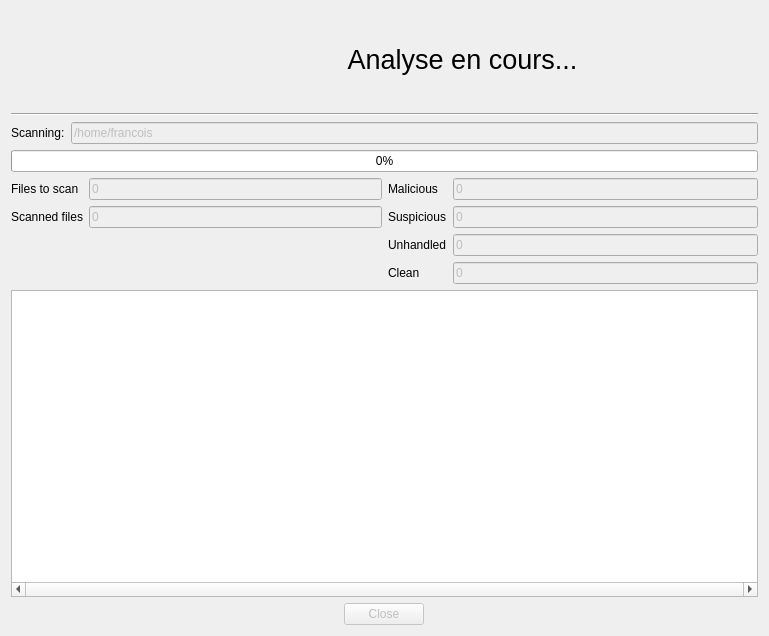
<?xml version="1.0" encoding="UTF-8"?>
<ui version="4.0">
 <class>ScanWidget</class>
 <widget class="QWidget" name="ScanWidget">
  <property name="enabled">
   <bool>true</bool>
  </property>
  <property name="geometry">
   <rect>
    <x>0</x>
    <y>0</y>
    <width>769</width>
    <height>636</height>
   </rect>
  </property>
  <property name="sizePolicy">
   <sizepolicy hsizetype="Fixed" vsizetype="Fixed">
    <horstretch>0</horstretch>
    <verstretch>0</verstretch>
   </sizepolicy>
  </property>
  <property name="windowTitle">
   <string>Analyse en cours...</string>
  </property>
  <property name="windowIcon">
   <iconset resource="../uhuru.qrc">
    <normaloff>:/icons/uhuru.svg</normaloff>:/icons/uhuru.svg</iconset>
  </property>
  <layout class="QVBoxLayout" name="verticalLayout_2">
   <item>
    <layout class="QVBoxLayout" name="verticalLayout">
     <property name="leftMargin">
      <number>0</number>
     </property>
     <property name="topMargin">
      <number>0</number>
     </property>
     <item>
      <layout class="QHBoxLayout" name="horizontalLayout_4">
       <item>
        <widget class="QLabel" name="label_10">
         <property name="sizePolicy">
          <sizepolicy hsizetype="Fixed" vsizetype="Fixed">
           <horstretch>0</horstretch>
           <verstretch>0</verstretch>
          </sizepolicy>
         </property>
         <property name="minimumSize">
          <size>
           <width>96</width>
           <height>96</height>
          </size>
         </property>
         <property name="maximumSize">
          <size>
           <width>150</width>
           <height>150</height>
          </size>
         </property>
         <property name="sizeIncrement">
          <size>
           <width>1</width>
           <height>1</height>
          </size>
         </property>
         <property name="baseSize">
          <size>
           <width>96</width>
           <height>96</height>
          </size>
         </property>
         <property name="autoFillBackground">
          <bool>false</bool>
         </property>
         <property name="styleSheet">
          <string notr="true">image: url(:/images/uhuru_am.png);</string>
         </property>
         <property name="text">
          <string/>
         </property>
         <property name="pixmap">
          <pixmap resource="../uhuru.qrc">:/images/uhuru_am.png</pixmap>
         </property>
         <property name="scaledContents">
          <bool>true</bool>
         </property>
         <property name="alignment">
          <set>Qt::AlignCenter</set>
         </property>
         <property name="wordWrap">
          <bool>false</bool>
         </property>
        </widget>
       </item>
       <item>
        <layout class="QVBoxLayout" name="verticalLayout_3">
         <item>
          <widget class="QLabel" name="label_5">
           <property name="font">
            <font>
             <pointsize>20</pointsize>
            </font>
           </property>
           <property name="text">
            <string>Analyse en cours...</string>
           </property>
           <property name="alignment">
            <set>Qt::AlignCenter</set>
           </property>
          </widget>
         </item>
        </layout>
       </item>
      </layout>
     </item>
     <item>
      <widget class="Line" name="line">
       <property name="orientation">
        <enum>Qt::Horizontal</enum>
       </property>
      </widget>
     </item>
     <item>
      <layout class="QHBoxLayout" name="horizontalLayout">
       <property name="sizeConstraint">
        <enum>QLayout::SetMinimumSize</enum>
       </property>
       <item>
        <widget class="QLabel" name="label">
         <property name="text">
          <string>&lt;html&gt;&lt;head/&gt;&lt;body&gt;&lt;p&gt;Scanning:&lt;/p&gt;&lt;/body&gt;&lt;/html&gt;</string>
         </property>
        </widget>
       </item>
       <item>
        <widget class="QLineEdit" name="currentScannedPath">
         <property name="enabled">
          <bool>false</bool>
         </property>
         <property name="text">
          <string>/home/francois</string>
         </property>
        </widget>
       </item>
      </layout>
     </item>
     <item>
      <widget class="QProgressBar" name="progressBar">
       <property name="value">
        <number>0</number>
       </property>
      </widget>
     </item>
     <item>
      <layout class="QHBoxLayout" name="horizontalLayout_2">
       <item>
        <layout class="QFormLayout" name="formLayout">
         <property name="fieldGrowthPolicy">
          <enum>QFormLayout::AllNonFixedFieldsGrow</enum>
         </property>
         <item row="0" column="1">
          <widget class="QLineEdit" name="totalCount">
           <property name="enabled">
            <bool>false</bool>
           </property>
           <property name="text">
            <string>0</string>
           </property>
           <property name="readOnly">
            <bool>true</bool>
           </property>
          </widget>
         </item>
         <item row="1" column="0">
          <widget class="QLabel" name="label_6">
           <property name="locale">
            <locale language="English" country="UnitedStates"/>
           </property>
           <property name="text">
            <string>Scanned files</string>
           </property>
          </widget>
         </item>
         <item row="1" column="1">
          <widget class="QLineEdit" name="scannedCount">
           <property name="enabled">
            <bool>false</bool>
           </property>
           <property name="text">
            <string>0</string>
           </property>
           <property name="readOnly">
            <bool>true</bool>
           </property>
          </widget>
         </item>
         <item row="0" column="0">
          <widget class="QLabel" name="label_2">
           <property name="locale">
            <locale language="English" country="UnitedStates"/>
           </property>
           <property name="text">
            <string>Files to scan</string>
           </property>
          </widget>
         </item>
        </layout>
       </item>
       <item>
        <layout class="QFormLayout" name="formLayout_2">
         <property name="fieldGrowthPolicy">
          <enum>QFormLayout::AllNonFixedFieldsGrow</enum>
         </property>
         <item row="0" column="0">
          <widget class="QLabel" name="label_3">
           <property name="locale">
            <locale language="English" country="UnitedStates"/>
           </property>
           <property name="text">
            <string>Malicious</string>
           </property>
          </widget>
         </item>
         <item row="0" column="1">
          <widget class="QLineEdit" name="malwareCount">
           <property name="enabled">
            <bool>false</bool>
           </property>
           <property name="text">
            <string>0</string>
           </property>
           <property name="readOnly">
            <bool>true</bool>
           </property>
          </widget>
         </item>
         <item row="1" column="0">
          <widget class="QLabel" name="label_7">
           <property name="locale">
            <locale language="English" country="UnitedStates"/>
           </property>
           <property name="text">
            <string>Suspicious</string>
           </property>
          </widget>
         </item>
         <item row="1" column="1">
          <widget class="QLineEdit" name="suspiciousCount">
           <property name="enabled">
            <bool>false</bool>
           </property>
           <property name="text">
            <string>0</string>
           </property>
           <property name="readOnly">
            <bool>true</bool>
           </property>
          </widget>
         </item>
         <item row="2" column="0">
          <widget class="QLabel" name="label_8">
           <property name="locale">
            <locale language="English" country="UnitedStates"/>
           </property>
           <property name="text">
            <string>Unhandled</string>
           </property>
          </widget>
         </item>
         <item row="2" column="1">
          <widget class="QLineEdit" name="unhandledCount">
           <property name="enabled">
            <bool>false</bool>
           </property>
           <property name="text">
            <string>0</string>
           </property>
           <property name="readOnly">
            <bool>true</bool>
           </property>
          </widget>
         </item>
         <item row="3" column="0">
          <widget class="QLabel" name="label_9">
           <property name="locale">
            <locale language="English" country="UnitedStates"/>
           </property>
           <property name="text">
            <string>Clean</string>
           </property>
          </widget>
         </item>
         <item row="3" column="1">
          <widget class="QLineEdit" name="cleanCount">
           <property name="enabled">
            <bool>false</bool>
           </property>
           <property name="text">
            <string>0</string>
           </property>
           <property name="readOnly">
            <bool>true</bool>
           </property>
          </widget>
         </item>
        </layout>
       </item>
      </layout>
     </item>
     <item>
      <widget class="QTableView" name="reportView">
       <property name="locale">
        <locale language="English" country="UnitedStates"/>
       </property>
       <property name="horizontalScrollBarPolicy">
        <enum>Qt::ScrollBarAlwaysOn</enum>
       </property>
       <property name="alternatingRowColors">
        <bool>true</bool>
       </property>
       <property name="verticalScrollMode">
        <enum>QAbstractItemView::ScrollPerPixel</enum>
       </property>
       <property name="horizontalScrollMode">
        <enum>QAbstractItemView::ScrollPerPixel</enum>
       </property>
       <property name="sortingEnabled">
        <bool>false</bool>
       </property>
       <property name="wordWrap">
        <bool>true</bool>
       </property>
       <attribute name="horizontalHeaderVisible">
        <bool>true</bool>
       </attribute>
       <attribute name="horizontalHeaderStretchLastSection">
        <bool>true</bool>
       </attribute>
       <attribute name="verticalHeaderVisible">
        <bool>false</bool>
       </attribute>
       <attribute name="verticalHeaderCascadingSectionResizes">
        <bool>true</bool>
       </attribute>
       <attribute name="verticalHeaderShowSortIndicator" stdset="0">
        <bool>false</bool>
       </attribute>
       <attribute name="verticalHeaderStretchLastSection">
        <bool>false</bool>
       </attribute>
      </widget>
     </item>
     <item>
      <layout class="QHBoxLayout" name="horizontalLayout_3">
       <item alignment="Qt::AlignHCenter">
        <widget class="QPushButton" name="closeButton">
         <property name="enabled">
          <bool>false</bool>
         </property>
         <property name="maximumSize">
          <size>
           <width>747</width>
           <height>16777215</height>
          </size>
         </property>
         <property name="locale">
          <locale language="English" country="UnitedStates"/>
         </property>
         <property name="text">
          <string>Close</string>
         </property>
         <property name="default">
          <bool>false</bool>
         </property>
        </widget>
       </item>
      </layout>
     </item>
    </layout>
   </item>
  </layout>
 </widget>
 <resources>
  <include location="../uhuru.qrc"/>
 </resources>
 <connections/>
</ui>
